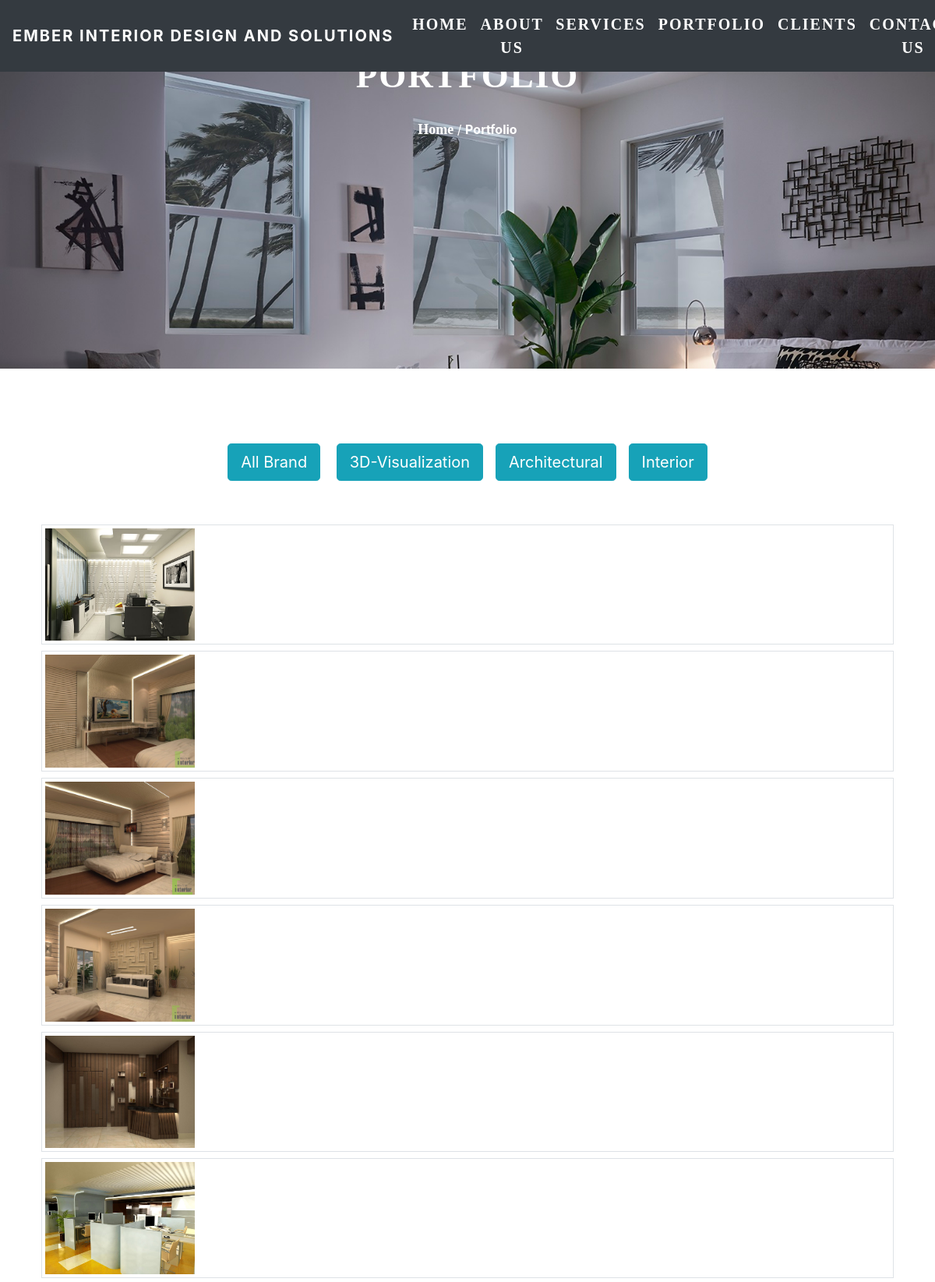
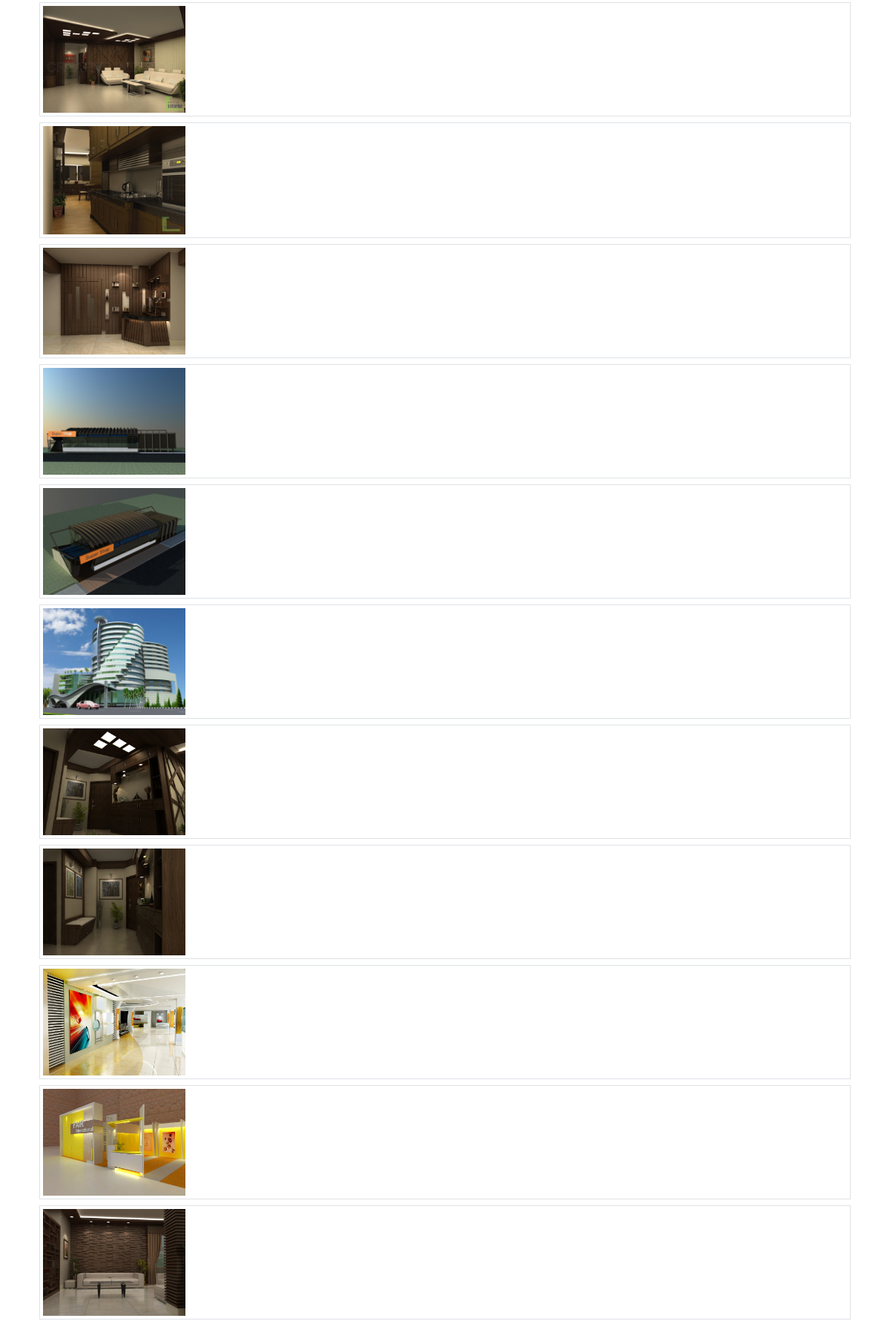
Screenshot of /portfolio.php (upper part) with the database file from the repository (2 pictures, top to bottom).
### tables this page shows
CREATE TABLE `portfolio` (
  `ID` int(11) NOT NULL,
  `Type` varchar(255) NOT NULL,
  `Image` varchar(255) NOT NULL
);

### portfolio.php (the view, shortened to what this page needs)
<?php
require('database/db.php');
$query="SELECT * FROM portfolio";
$result=mysqli_query($conn,$query);
$type=array();
while ($row = mysqli_fetch_array($result)) {
    $type[]=$row['Type'];
    $dbarray[]=$row;
}
$unique = array_unique($type);
?>
<!doctype html>
<html lang="en">
<head>
    <link rel="stylesheet" href="https://stackpath.bootstrapcdn.com/bootstrap/4.5.2/css/bootstrap.min.css">
    <link rel="stylesheet" href="aboutus.css">
    <link rel="stylesheet" href="https://cdnjs.cloudflare.com/ajax/libs/animate.css/4.1.1/animate.min.css" />
    <link rel="stylesheet" href="https://cdnjs.cloudflare.com/ajax/libs/font-awesome/5.14.0/css/all.min.css"/>
</head>
<body>
    <nav class="navbar navbar-expand-lg fixed-top bg-dark">
        <a class="navbar-brand" href="index.php">Ember Interior Design and Solutions</a>
    <div class="collapse navbar-collapse" id="navbarSupportedContent">
      <ul class="navbar-nav ml-auto">
        <li class="nav-item active">
          <a class="nav-link" href="index.php">Home <span class="sr-only">(current)</span></a>
        </li>
        <li class="nav-item">
          <a class="nav-link" href="aboutus.php">About Us</a>
        </li>
        <li class="nav-item">
            <a class="nav-link" href="services.php">Services</a>
        </li>
        <li class="nav-item">
            <a class="nav-link" href="portfolio.php">Portfolio</a>
        </li>
        <li class="nav-item">
            <a class="nav-link" href="client.php">Clients</a>
        </li>
        <li class="nav-item">
            <a class="nav-link" href="contactus.php">Contact Us</a>
        </li>
    </div>
    </nav>
    <div id="carouselExampleCaptions" class="carousel slide pb-5" data-ride="carousel">
        <div class="carousel-inner">
          <div class="carousel-item active">
            <img src="./assets/1-revised.jpg" class="d-block w-100" alt="...">
            <div class="carousel-caption d-none d-md-block">
              <h5>Portfolio</h5>
              <a href="index.php">Home</a> / <b>Portfolio</b>
            </div>
          </div>
          </div>
        </div>
        <div class="portfolio second">
            <div class="container py-5">
                <div id="filters" class="button-group text-center px-2">
                    <button class="btn is-checked btn-lg mx-2 btn-info" aria-pressed="true" data-filter="*">All Brand</button>
                        <?php
                            array_map(function ($brand){
                                printf('<button class="btn btn-lg mx-2 btn-info" data-filter=".%s">%s</button>', $brand, $brand);
                            }, $unique);
                        ?>
                </div>
                <div class="grid py-5">
                    <?php array_map(function ($item){ ?>
                        <div class="grid-item <?php echo $item['Type'] ?> border m-2">
                            <div class="item p-1" style="width: 200px;">
                                <div class="product">
                                    <img src="<?php echo $item['Image']?>" alt="image1" class="img-fluid"></a>
                                </div>
                            </div>
                        </div>
                    <?php }, $dbarray) ?>
                </div>
            </div>
        </div>
    </body>
</html>

### aboutus.css (style rules this page uses)
.carousel-item { height : 50%; background: no-repeat center center scroll; -webkit-background-size: cover; background-size: cover; text-align: center; overflow: hidden; }
.carousel-caption { bottom:270px; }
.carousel-caption h5 { font-size: 45px; text-transform: uppercase; letter-spacing: 2px; margin-bottom: 25px; font-family: merienda; font-weight: bold; }
.carousel-caption a { width: 60%; margin: auto; font-size: 18px; line-height: 1.9; font-family: poppins; font-weight: bold; color: white; }
.navbar-nav a { font-family: poppins; font-size : 20px; text-transform: uppercase; font-weight: bold; letter-spacing: 2px; color : white; padding : auto; }
.navbar-brand { color : #fff; text-transform: uppercase; font-weight: bold; letter-spacing: 2px; }
.navbar-nav { text-align: center; }

### rows the page displays
portfolio: Type "Interior"
portfolio: Image (picture)
portfolio: Image (picture)
portfolio: Image (picture)
portfolio: Image (picture)
portfolio: Image (picture)
portfolio: Image (picture)
portfolio: Image (picture)
portfolio: Image (picture)
portfolio: Image (picture)
portfolio: Image (picture)
portfolio: Image (picture)
portfolio: Image (picture)
portfolio: Image (picture)
portfolio: Image (picture)
portfolio: Image (picture)
portfolio: Image (picture)
portfolio: Image (picture)

### other values shown
$brand "3D-Visualization Architectural"
